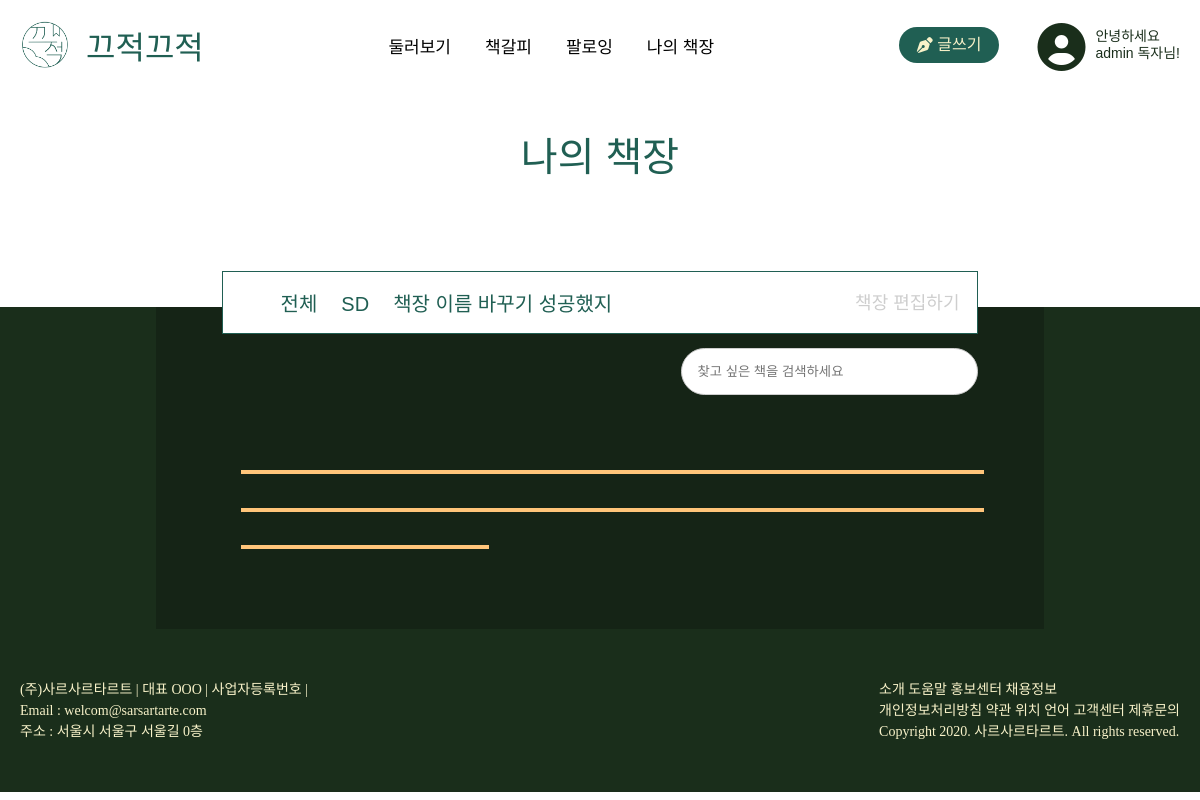
Page /back_myPage/ (signed in) on the earlier database version.
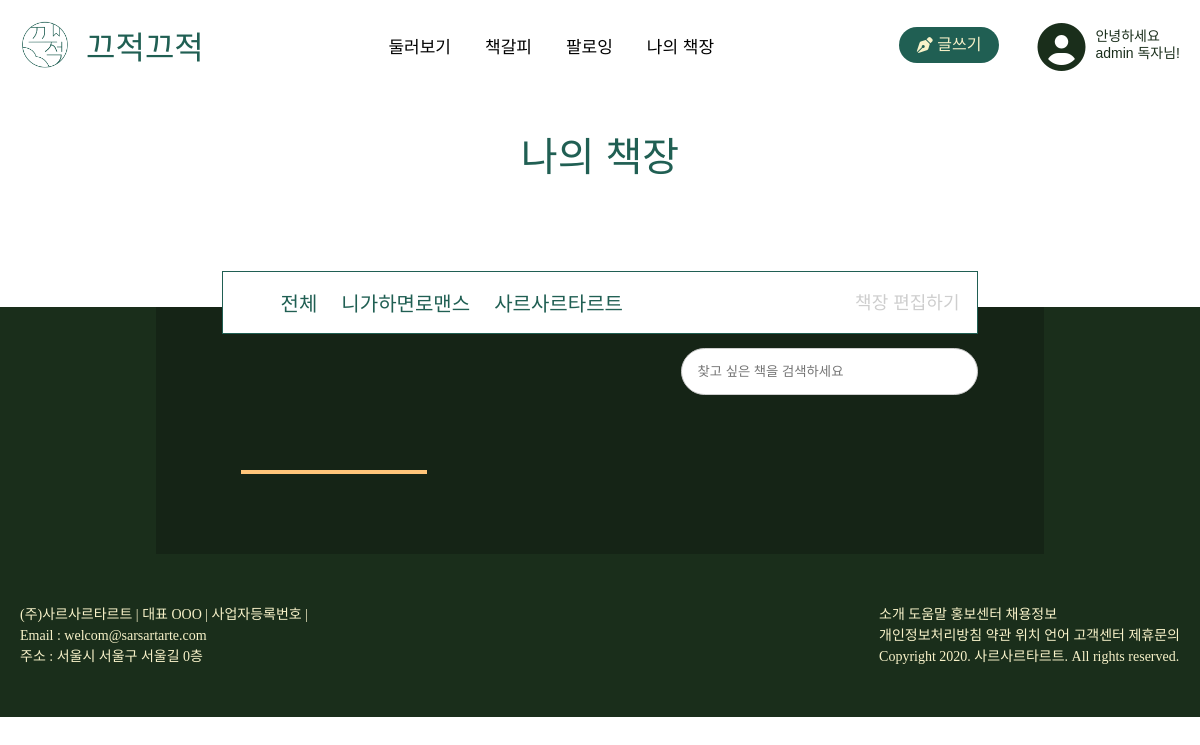
Same page on the later database version.
### bookShelf/models.py (models this page shows, shortened)
class BookShelf(models.Model):
    username = models.CharField(max_length=10)
    postID = models.ManyToManyField(Post, related_name = 'post', blank = True)
    bookShelfTitle = models.CharField(max_length=250, null=True)
    class Meta:
        ordering = ('bookShelfTitle',)
        verbose_name = 'bookShelfTitle'
        verbose_name_plural = 'bookShelfTitles'

### bookShelf/views.py (the view)
# urls.py: path('back_myPage/', myPage, name='back_myPage'),
def myPage(request):
    bookShelves = BookShelf.objects.all()
    return render(request, 'myPage.html', {'bookShelves': bookShelves, 'posts': request.user.profile.postID.all})

### bookShelf/templates/myPage.html (shortened to what this page needs)
<!DOCTYPE html>
<html lang="en">
{% load static %}
<head>
    <link rel="stylesheet" type="text/css" href="{% static 'css/base.css' %}">
    <link rel="stylesheet" type="text/css" href="{% static 'css/myPage.css' %}">
    <link rel="stylesheet" type="text/css" href="{% static 'css/navigation.css' %}">
</head>
<body>
    {% include 'navbar.html' %}
    <div class="navbar-bookShelf">
        <a class="bookShelf-title green" href="">나의 책장</a>
        <div class="bookShelf-floating">
            <div>
                <div class="navbar-bookShelf-border">
                    <ul>
                        <li><a class="navbar-bookShelf-item green" href="javascript:return false;"
                                onclick="reloadBookShelf(-1);">전체</a></li>
                        {% for bookShelf in bookShelves %}
                        {% if user.username == bookShelf.username %}
                        <li><a class="navbar-bookShelf-item green" href="javascript:return false;"
                                onclick="reloadBookShelf('{{bookShelf.id}}')">{{bookShelf.bookShelfTitle}}</a></li>
                        {%endif%}
                        {% endfor %}
                    </ul>
                    <a class="navbar-bookShelf-edit gray" id="btn-edit-bookShelf" href="javascript:return false;">책장
                        편집하기</a>
                </div>
            </div>
            <div class="my-book-search">
                <input onkeyup="searchBook()" class="my-book-search-input" id="bookName" placeholder="찾고 싶은 책을 검색하세요"
                    type="text">
            </div>
        </div>
    </div>
    <div class="my-bookShelf-background">
        <div class="my-bookShelf">
        </div>
    </div>
    {% include 'footer.html' %}
</body>
</html>

### ggjProject/templates/navbar.html (shortened to what this page needs)
{% load static %}
<header class="top-navbar white-background">
    <span>
        <img class="navbar-logo vertically-center" src="{% static 'images/ggjlogo.png' %}" alt="끄적끄적로고">
        <a class="navbar-title vertically-center green" href="{% url 'home' %}">끄적끄적</a>
    </span>
    <nav class="navbar-links">
        <ul>
            <li><a class="vertically-center" href="{% url 'home' %}">둘러보기</a></li>
            <li><a class="vertically-center" href="{% url 'scrap' %}">책갈피</a>
            </li>
            <li><a class="vertically-center" href="{% url 'follow' %}">팔로잉</a>
            </li>
            {% if user.is_active %}
            <li><a class="vertically-center" href="{% url 'back_myPage' %}">나의 책장</a></li>
            {% else %}
            <li><a class="vertically-center" onclick="alert('나의 책장을 보려면 로그인해주세요')" href="javascript:return false;">나의
                    책장</a></li>
            {% endif %}
        </ul>
    </nav>
    <div>
        {% if user.is_active %}
        <a class="navbar-btn-write vertically-center beige" href="{% url 'new' %}">
            <i class="fas fa-pen-nib vertically-center"></i> 글쓰기</a>
        {% else %}
        <a class="navbar-btn-write vertically-center beige" onclick="alert('글을 쓰려면 로그인해주세요')"
            href="javascript:return false;">
            <i class="fas fa-pen-nib vertically-center"></i> 글쓰기</a>
        {% endif %}
        <span class="navbar-profile">
            {% if user.is_active %}
            <i class="fas fa-user-circle vertically-center fa-3x"></i>
            <div class="navbar-welcome vertically-center dark-green">
                <span id="profile">안녕하세요<br>{{user.username}} 독자님!</span>
            </div>
            {% else %}
            <a class="navbar-btn-write vertically-center beige" href="{% url 'login' %}">
                <i class="fas fa-sign-in-alt vertically-center"></i> 로그인</a>
            {% endif %}
        </span>
    </div>
</header>

### ggjProject/templates/footer.html
<div class="bottom-footer dark-green-background">
    <div class="footer-left beige bareunbatang-light">
        (주)사르사르타르트 | 대표 OOO | 사업자등록번호 |<br>
        Email : welcom@sarsartarte.com <br>
        주소 : 서울시 서울구 서울길 0층
    </div>
    <div class="footer-right">
        <span class="footer-link">
            <a class="bareunbatang-light beige" href="">소개</a>
            <a class="bareunbatang-light beige" href="">도움말</a>
            <a class="bareunbatang-light beige" href="">홍보센터</a>
            <a class="bareunbatang-light beige" href="">채용정보</a>
        </span>
        <br>
        <span class="footer-link">
            <a class="bareunbatang-light beige" href="">개인정보처리방침</a>
            <a class="bareunbatang-light beige" href="">약관</a>
            <a class="bareunbatang-light beige" href="">위치</a>
            <a class="bareunbatang-light beige" href="">언어</a>
            <a class="bareunbatang-light beige" href="">고객센터</a>
            <a class="bareunbatang-light beige" href="">제휴문의</a>
        </span>
        <p class="bareunbatang-light beige">Copyright 2020. 사르사르타르트. All rights reserved.</p>
    </div>
</div>

### ggjProject/static/css/base.css (style rules this page uses)
.bareunbatang-light { font-family: 'BareunBatang-Light', serif; }
.dark-green { color: #1A2E1B; }
.green { color: #205F53; }
.beige { color: #F8F2C9; }
.gray { color: #CECECE; }
body { margin: 0; padding: 0; }
h1, h2, h3, h4, h5, h6, p { margin: 0; }

### bookShelf/static/css/myPage.css (style rules this page uses)
.bookShelf-title { font-family: 'paybooc-Extrabold', sans-serif; font-size: 40px; text-decoration: none; display: flex; justify-content: center; }
.navbar-bookShelf { padding: 35px 18.5% 0px 18.5%; }
.navbar-bookShelf-border { display: flex; border: solid #205F53 1px; background: #FFFFFF; justify-content: space-between; padding: 0px 1%; }
.navbar-bookShelf-border li { display: inline; text-decoration: none; list-style: none; padding: 0px 10px; }
.navbar-bookShelf-item { font-family: 'paybooc-Medium', sans-serif; text-decoration: none; font-size: 20px; }
.navbar-bookShelf-edit { font-family: 'paybooc-Medium', sans-serif; font-size: 18px; padding: 0px 10px; position: relative; top: 16px; text-decoration: none; }
.my-book-search { display: flex; justify-content: flex-end; margin-top: 14px; }
.my-book-search-input { border: 1px solid #CECECE; border-radius: 45px; height: 15px; width: 35%; font-family: 'paybooc-Medium', sans-serif; color: #222222; background: #FFFFFF; padding: 15px; }
.bookShelf-floating { position: relative; top: 88px; }
.my-bookShelf-background { background: #1A2E1B; }
.my-bookShelf { margin: 0px 13%; padding: 80px 1%; background: #152416; }

### ggjProject/static/css/navigation.css (style rules this page uses)
.top-navbar * { box-sizing: border-box; margin: 0; padding: 0; }
.top-navbar { display: flex; position: sticky; justify-content: space-between; align-items: center; padding: 20px calc((100% - 1160px) / 2); margin: 0 auto; max-width: 1160px; min-width: 960px; box-sizing: content-box; top: 0; z-index: 10; }
.navbar-logo { cursor: pointer; width: 50px; height: 50px; }
.navbar-title { font-size: 32px; text-decoration: none; margin-left: 12px; font-family: 'paybooc-Extrabold', sans-serif; }
.navbar-links { list-style: none; }
.navbar-links li { display: inline-block; padding: 0px 15px; }
.navbar-links li a { color: black; text-decoration: none; font-size: 17px; font-family: 'paybooc-Medium', sans-serif; }
.navbar-btn-write { display: inline-block; box-sizing: border-box; background-color: #205F53; border-radius: 40px; padding: 10px 18px; font-size: 16px; text-decoration: none; margin-right: 34px; font-family: 'paybooc-Medium', sans-serif; line-height: 1; }
.fa-user-circle { width: 44px; height: 44px; color: #1A2E1B; }
.navbar-welcome { position: relative; display: inline-block; margin-left: 10px; text-decoration: none; font-size: 14px; font-family: 'paybooc-Medium', sans-serif; line-height: 1.2; cursor: pointer; }
.vertically-center { vertical-align: middle; }
.bottom-footer { display: flex; justify-content: space-between; padding: 50px calc((100% - 1160px) / 2); max-width: 1160px; min-width: 960px; overflow: hidden; font-size: 14px; }
.footer-link a { font-family: 'BareunBatang-Light', serif; font-size: 14px; }
.footer-right a { text-decoration: none; }
.footer-right { line-height: 1.5em; }
.footer-left { line-height: 1.5em; }
.white-background { background-color: #FFFFFF; }
.dark-green-background { background-color: #1A2E1B; }

Differences in the rows shown:
removed BookShelf: bookShelfTitle "SD"
removed BookShelf: bookShelfTitle "책장 이름 바꾸기 성공했지"
added BookShelf: bookShelfTitle "니가하면로맨스"
added BookShelf: bookShelfTitle "사르사르타르트"
